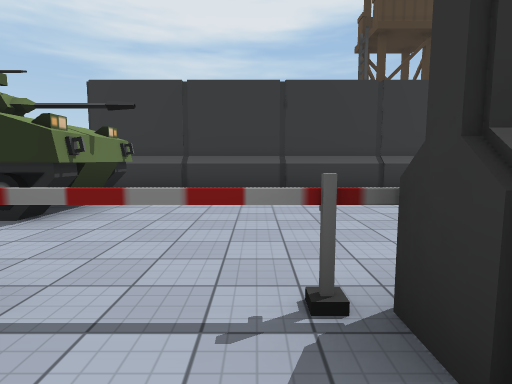
[1] (above)

24 first-person views from a walk through a 3-D level made in the Unity game engine. The camera is 1.5 m above the floor, tilts 6° down and sees 80° across. The floor is counted in squares, 2 m on a side. Each view is taken from the middle of a square. On the plan, view 1 faces up. The plan holds only what a view shows up to about 10 squares ahead; the rest is blank. The place goes on beyond the plan. The player character is not drawn. Some surface patterns are stand-ins.

[2]
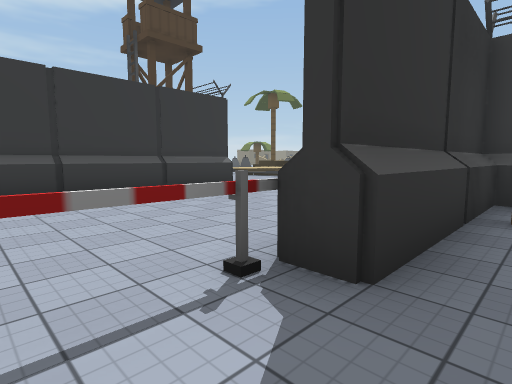

[3]
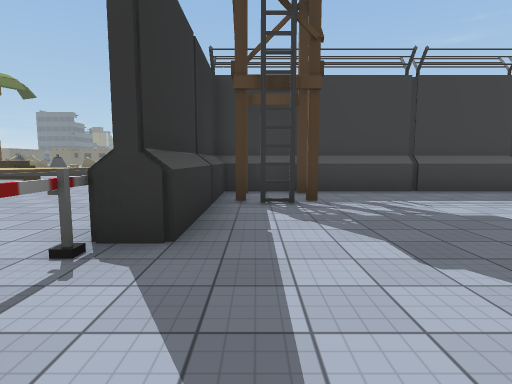

[4]
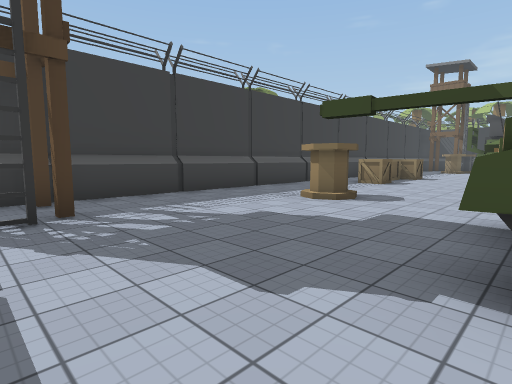

[5]
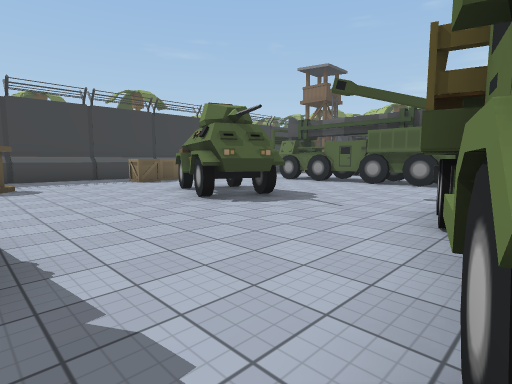

[6]
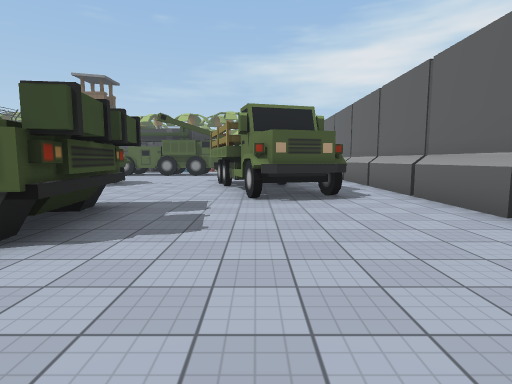

[7]
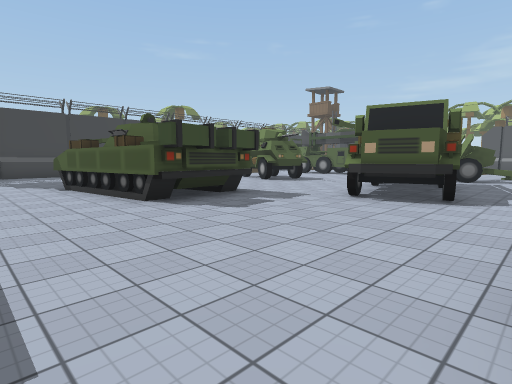

[8]
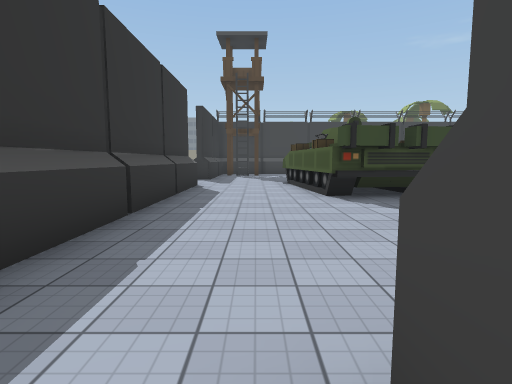

[9]
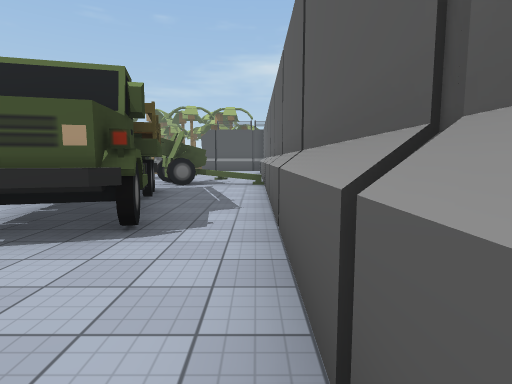

[10]
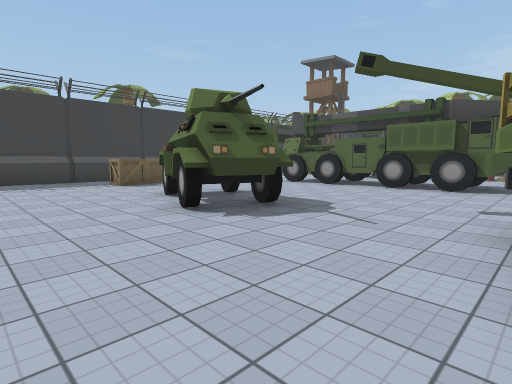

[11]
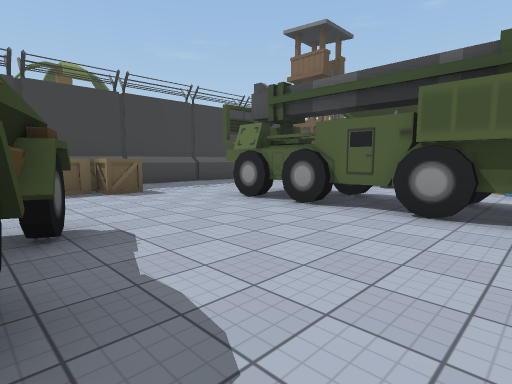

[12]
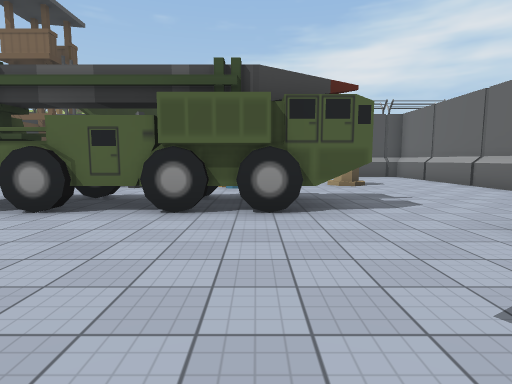

[13]
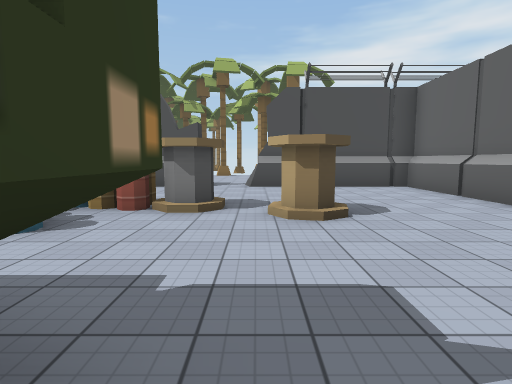

[14]
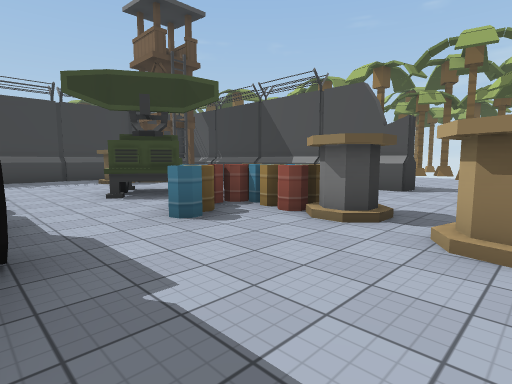

[15]
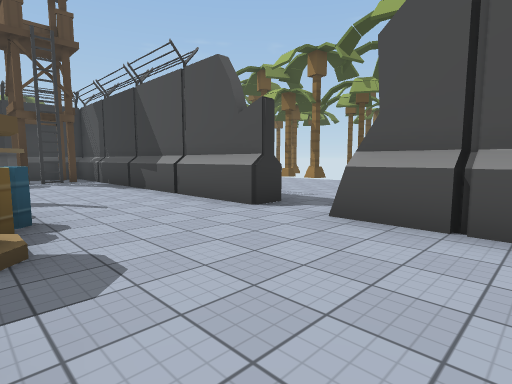

[16]
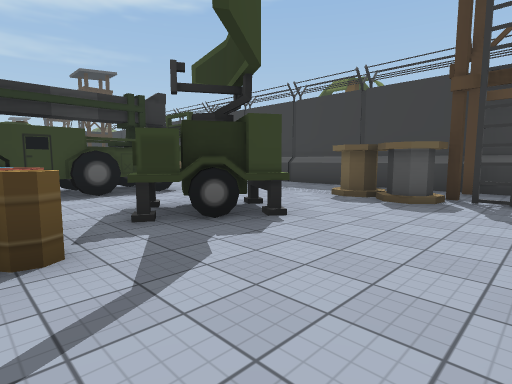

[17]
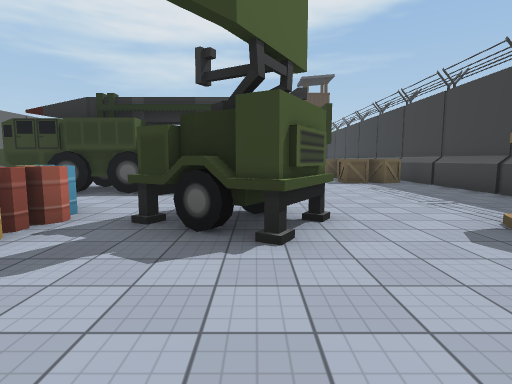

[18]
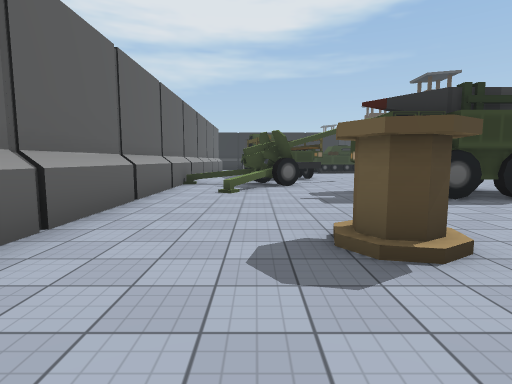

[19]
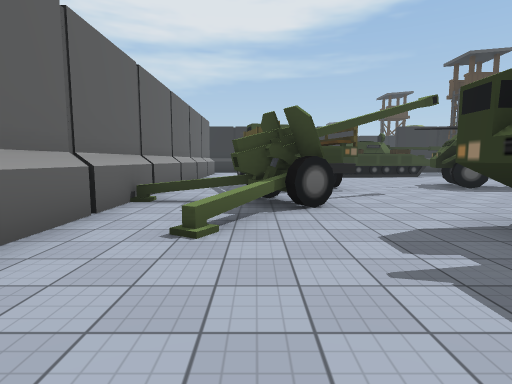

[20]
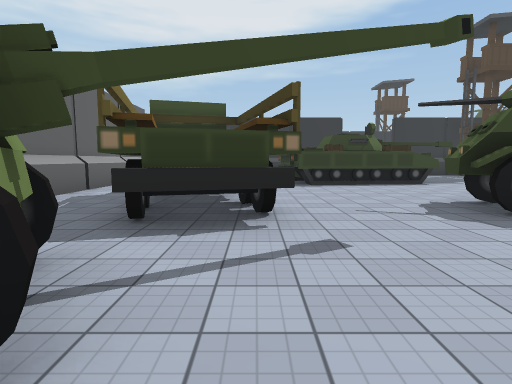

[21]
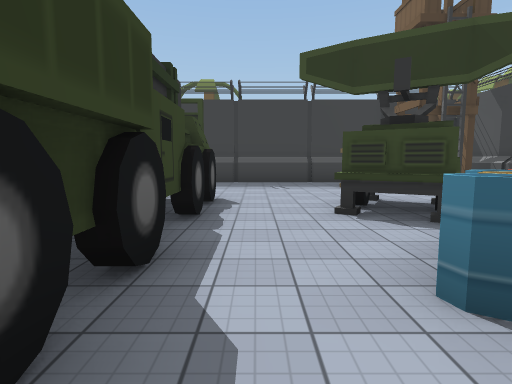

[22]
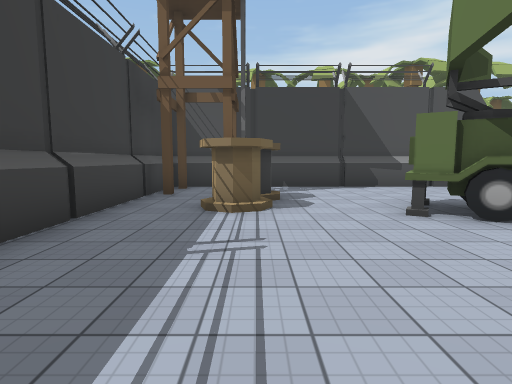

[23]
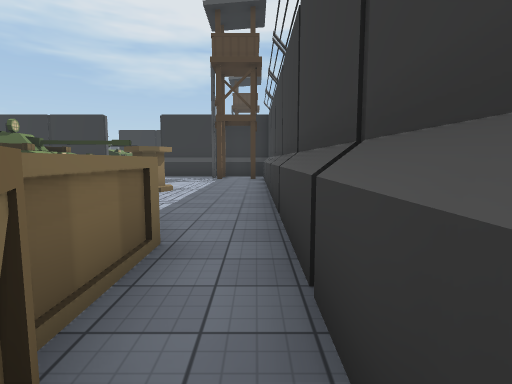

[24]
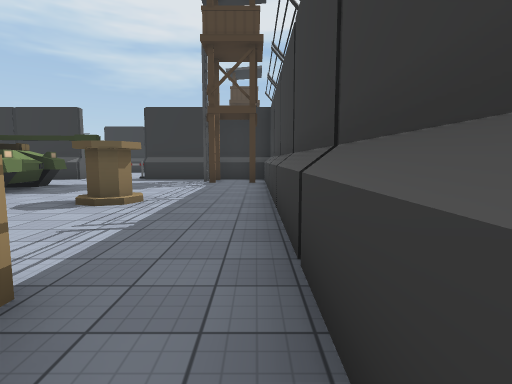

### Floor plan
Key: @ floor where view 1 was taken; # wall or solid block; x gap in a wall; . main floor; : floor 0.75 m higher than the main floor; = window, fence, low wall or low ledge; O other object.
Columns run from 11 left of view 1 to 7 right of it. Each row starts with its distance up from view 1.
  8        ##########
  7                  =:
  6         #        =:
  5         #........=:
  4         #........
  3         ........
  2          .O...
  1   #######O.Ox#####
  0  ..........@..O.##
 -1 ..............O.##
 -2 #........##......#
 -3 #.....#####......#
 -4 #.....#####......#
 -5 #.....###....O...#
 -6  ..OO........OO..#
 -7 #..OO............#
 -8 #..OOO...........#
 -9 #..O O..OOO......#
-10 #..OOO..OOOO..O..#
-11 #...O......O..OO.#
-12 #.=O...........O.#
-13 ##.#O.........OO.#
-14 #..=...OO.O.O....#
-15 #.#...#######....#
-16 #.....#OO#O#O....#
-17 #................#
-18 #.......O.O......#
-19 #...O...O.OOO....#
-20 #.....OOO..O..OO.#
-21 #.............O..#
-22 #.............O.##
-23 #..............O#
-24 ######.##########
-25       ..
-26       ...
-27       ....
-28         ..

Where each view was taken, in squares from view 1:
view 1: 0 up, 0 right, facing up
view 2: 0 up, 1 left, facing up-right
view 3: 0 up, 2 left, facing right
view 4: 0 up, 1 left, facing down-right
view 5: 5 down, 7 left, facing down-right
view 6: 0 up, 7 left, facing down
view 7: 0 up, 10 left, facing down-right
view 8: 1 down, 11 left, facing right
view 9: 3 down, 10 left, facing down
view 10: 6 down, 6 left, facing down-right
view 11: 10 down, 4 left, facing down-right
view 12: 10 down, 4 left, facing down
view 13: 15 down, 6 left, facing down
view 14: 16 down, 7 left, facing down-right
view 15: 20 down, 8 left, facing down-right
view 16: 23 down, 3 left, facing up-right
view 17: 23 down, 0 right, facing up
view 18: 22 down, 8 left, facing up
view 19: 18 down, 8 left, facing up
view 20: 14 down, 6 left, facing up
view 21: 17 down, 5 left, facing right
view 22: 15 down, 3 right, facing down
view 23: 13 down, 5 right, facing up
view 24: 11 down, 5 right, facing up
